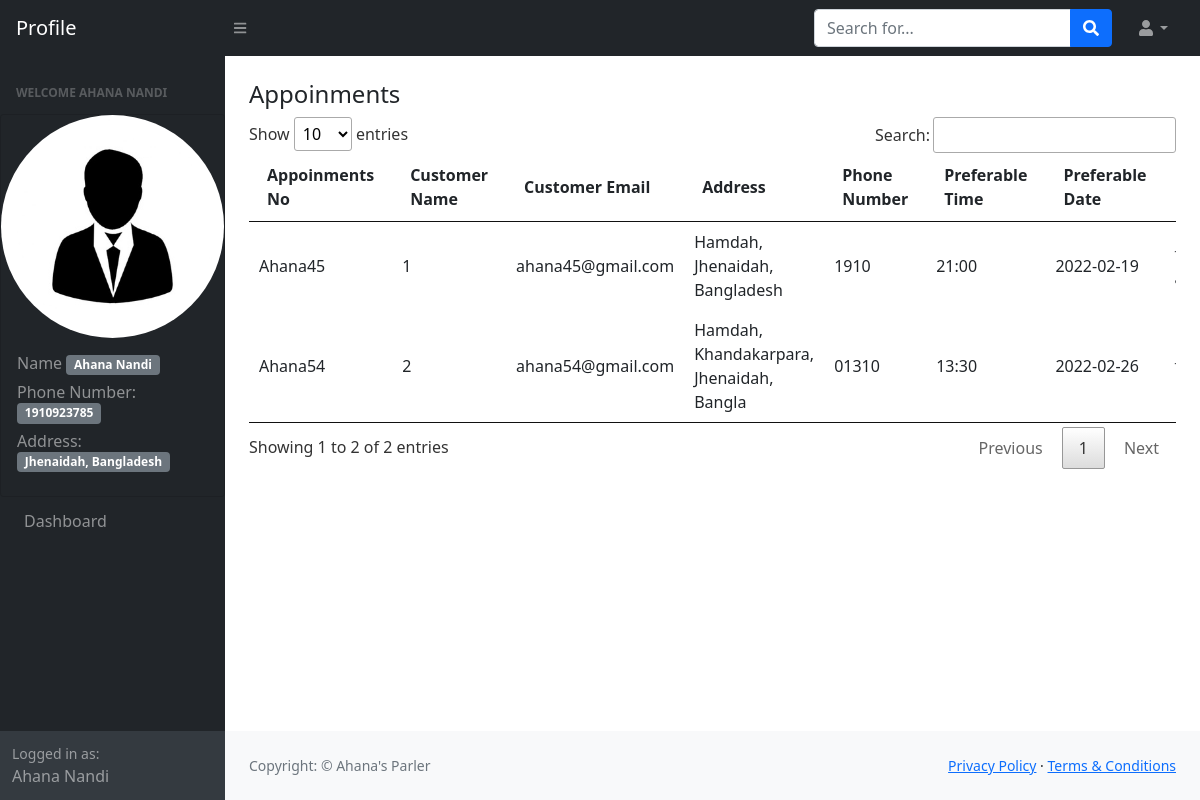
/appoinments.php (signed in), run on the app's committed database.
### tables this page shows
CREATE TABLE `appoinments` (
  `apointment_no` int(255) NOT NULL,
  `cno` int(255) NOT NULL,
  `a_customer_name` varchar(50) NOT NULL,
  `a_customer_address` varchar(40) NOT NULL,
  `a_customer_email` varchar(50) NOT NULL,
  `a_customer_phn_no` varchar(11) NOT NULL,
  `a_customer_pre_time` varchar(80) NOT NULL,
  `a_customer_pre_date` varchar(30) NOT NULL,
  `a_customer_services` varchar(50) NOT NULL,
  `a_service_status` varchar(60) NOT NULL,
  `paid_amount` varchar(255) NOT NULL
);

### appoinments.php (the view, shortened to what this page needs)
<!DOCTYPE html>
<html lang="en">
<head>
    <link href="dashboard/css/styles.css" rel="stylesheet" />
    <link rel="stylesheet" href="css/index.css">
    <link rel="stylesheet" href="datatables/css/jquery.dataTables.min.css">
</head>
<body>
    <?php
    require('dashboard/_dashboard.php');
    require('partials/_dbconnection.php');
?>
    <div id="layoutSidenav_content">
        <main>
            <div class="container-fluid px-4 py-4">
                <h4>Appoinments</h4>
                <div class="myTable">
                    <table id="mytable">
                        <thead>
                            <th scope="col">Appoinments No</th>
                            <th scope="col">Customer Name</th>
                            <th scope="col">Customer Email</th>
                            <th scope="col">Address</th>
                            <th scope="col">Phone Number</th>
                            <th scope="col">Preferable Time</th>
                            <th scope="col">Preferable Date</th>
                            <th scope="col">Serviecs</th>
                        </thead>
                        <tbody>
                            <?php
                        $sql='SELECT * FROM `appoinments`';
                        $result =mysqli_query($con, $sql);
                        $a_sl=1;
                        while($row= mysqli_fetch_assoc($result)){
                            echo'<tr>
                            <td >'.$row['a_customer_name'].'</td>
                            <td>'.$a_sl.'</td>
                            <td>'.$row['a_customer_email'].'</td>
                            <td>'.$row['a_customer_address'].'</td>
                            <td>'.$row['a_customer_phn_no'].'</td>
                            <td>'.$row['a_customer_pre_time'].'</td>
                            <td>'.$row['a_customer_pre_date'].'</td>
                            <td>'.$row['a_customer_services'].'</td>
                            <td>'.$row['a_service_status'].'</td>
                            '.$row[''].'
                            <div style="display:inline" class="cancel_div" id="'.$row['apointment_no'].'">
                            </div>
                        </tr>';
                        $a_sl=$a_sl+1;
                        }
                        ?>
                        </tbody>
                    </table>
                </div>
            </div>
        </main>
        <?php
        include('dashboard/_dashboard_footer.php');
        ?>
    </div>
</body>
</html>

### dashboard/_dashboard.php (shortened to what this page needs)
<?php
if(isset($_SESSION['loggedIn'])!=true){
    header('location: index.php');
    exit;
}
else{
    echo'
       <nav class="sb-topnav navbar navbar-expand navbar-dark bg-dark">
            <a class="navbar-brand ps-3" href="dashboard.php">Profile</a>
            <button class="btn btn-link btn-sm order-1 order-lg-0 me-4 me-lg-0" id="sidebarToggle" href="#!"><i class="fas fa-bars"></i></button>
            <form class="d-none d-md-inline-block form-inline ms-auto me-0 me-md-3 my-2 my-md-0">
                <div class="input-group">
                    <input class="form-control" type="text" placeholder="Search for..." aria-label="Search for..." aria-describedby="btnNavbarSearch" />
                    <button class="btn btn-primary" id="btnNavbarSearch" type="button"><i class="fas fa-search"></i></button>
                </div>
            </form>
            <ul class="navbar-nav ms-auto ms-md-0 me-3 me-lg-4">
                <li class="nav-item dropdown">
                    <a class="nav-link dropdown-toggle" id="navbarDropdown" href="#" role="button" data-bs-toggle="dropdown" aria-expanded="false"><i class="fas fa-user fa-fw"></i></a>
                </li>
            </ul>
        </nav>
        <div id="layoutSidenav">
            <div id="layoutSidenav_nav">
                <nav class="sb-sidenav accordion sb-sidenav-dark" id="sidenavAccordion">
                    <div class="sb-sidenav-menu">
                        <div class="nav">
                            <div class="sb-sidenav-menu-heading">Welcome '.$_SESSION['name'].'</div>
                            <div class="card" style="width: 100%; background-color: #212529;">
                                <img src="images/personal.png" class="card-img-top" alt="..." style="border-radius: 50%;">
                                <div class="card-body">
                                    <h6>Name <span class="badge bg-secondary">'.$_SESSION['name'].'</span></h6>
                                    <h6>Phone Number: <span class="badge bg-secondary">'.$_SESSION['phn_number'].'</span></h6>
                                    <h6>Address: <span class="badge bg-secondary">'.$_SESSION['address'].'</span></h6>
                                </div>
                              </div>
                            <a class="nav-link" href="'.$_SESSION['page'].'">
                                Dashboard
                            </a>
                        </div>
                    </div>
                    <div class="sb-sidenav-footer">
                        <div class="small">Logged in as:</div>
                        '.$_SESSION['name'].'
                    </div>
                </nav>
            </div>';}
        ?>

### dashboard/_dashboard_footer.php
<?php
echo'<footer class="py-4 bg-light mt-auto">
<div class="container-fluid px-4">
    <div class="d-flex align-items-center justify-content-between small">
        <div class="text-muted">Copyright: &copy; Ahana\'s Parler</div>
        <div>
            <a href="#">Privacy Policy</a>
            &middot;
            <a href="#">Terms &amp; Conditions</a>
        </div>
    </div>
</div>
</footer>';
?>

### css/index.css (style rules this page uses)
.myTable { overflow: scroll; }

### data on the page
appoinments: a_customer_name "Ahana45", a_customer_email "ahana45@gmail.com", a_customer_address "Hamdah, Jhenaidah, Bangladesh", a_customer_phn_no "1910", a_customer_pre_time "21:00", a_customer_pre_date "2022-02-19"
appoinments: a_customer_name "Ahana54", a_customer_email "ahana54@gmail.com", a_customer_address "Hamdah, Khandakarpara, Jhenaidah, Bangla", a_customer_phn_no "01310", a_customer_pre_time "13:30", a_customer_pre_date "2022-02-26"

### other printed values
$_SESSION['name'] "AHANA NANDI"
$_SESSION['name'] "Ahana Nandi"
$_SESSION['phn_number'] "1910923785"
$_SESSION['address'] "Jhenaidah, Bangladesh"
